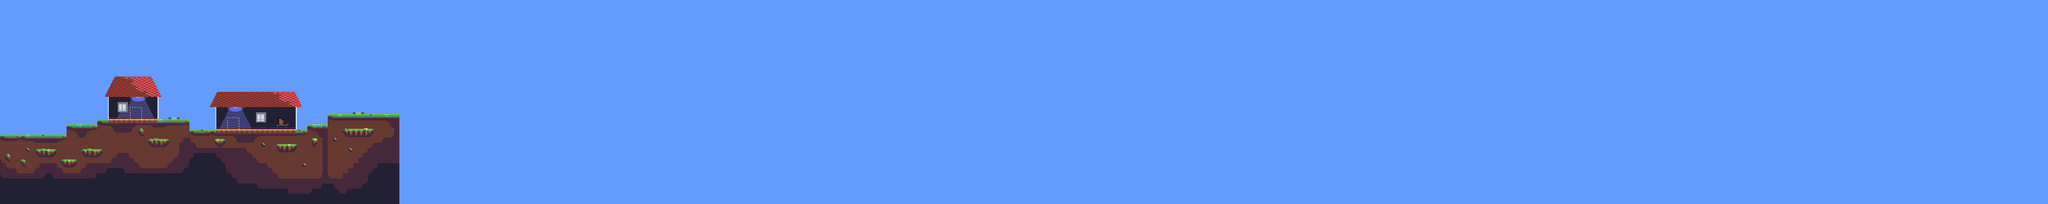

A level layout from a 2D game, rendered from its tile map. Below: a short description, then the map file with tile-grid data replaced by summaries:
An orthogonal 400x40 tile map with 8x8 px tiles, 3 tile layers (overworld_tm, my_house_tm, woodcarver_tm), 2 tilesets and 17 objects (5x wall, 4x door, 3x fact, 2x artifact, 2x offset, ...).

<map version="1.0" orientation="orthogonal" renderorder="right-down" width="400" height="40" tilewidth="8" tileheight="8" backgroundcolor="#639bff" nextobjectid="57">
 <tileset firstgid="1" name="atlas" tilewidth="8" tileheight="8" tilecount="1024" columns="32">
  <image source="../../gfx/atlas.bmp" trans="ff00ff" width="256" height="256" />
  <terraintypes>
   <terrain name="floor" tile="-1" />
  </terraintypes>
  <tile id="64" terrain="0,0,0,0" />
  <tile id="65" terrain="0,0,0,0" />
  <tile id="66" terrain="0,0,0,0" />
  <tile id="70" terrain="0,0,0,0" />
  <tile id="96" terrain="0,0,0,0" />
  <tile id="97" terrain="0,0,0,0" />
  <tile id="98" terrain="0,0,0,0" />
  <tile id="128" terrain="0,0,0,0" />
  <tile id="129" terrain="0,0,0,0" />
  <tile id="130" terrain="0,0,0,0" />
  <tile id="793" terrain="0,0,0,0" />
  <tile id="795" terrain="0,0,0,0" />
  <tile id="797" terrain="0,0,0,0" />
  <tile id="798" terrain="0,0,0,0" />
  <tile id="841" terrain="0,0,0,0" />
  <tile id="842" terrain="0,0,0,0" />
  <tile id="844" terrain="0,0,0,0" />
  <tile id="845" terrain="0,0,0,0" />
  <tile id="859" terrain="0,0,0,0" />
  <tile id="860" terrain="0,0,0,0" />
  <tile id="861" terrain="0,0,0,0" />
  <tile id="862" terrain="0,0,0,0" />
  <tile id="866" terrain="0,0,0,0" />
  <tile id="867" terrain="0,0,0,0" />
  <tile id="868" terrain="0,0,0,0" />
  <tile id="869" terrain="0,0,0,0" />
  <tile id="872" terrain="0,0,0,0" />
  <tile id="873" terrain="0,0,0,0" />
  <tile id="874" terrain="0,0,0,0" />
  <tile id="875" terrain="0,0,0,0" />
  <tile id="904" terrain="0,0,0,0" />
  <tile id="905" terrain="0,0,0,0" />
  <tile id="906" terrain="0,0,0,0" />
  <tile id="907" terrain="0,0,0,0" />
  <tile id="908" terrain="0,0,0,0" />
  <tile id="909" terrain="0,0,0,0" />
  <tile id="910" terrain="0,0,0,0" />
  <tile id="911" terrain="0,0,0,0" />
  <tile id="912" terrain="0,0,0,0" />
  <tile id="913" terrain="0,0,0,0" />
  <tile id="923" terrain="0,0,0,0" />
  <tile id="930" terrain="0,0,0,0" />
  <tile id="931" terrain="0,0,0,0" />
  <tile id="932" terrain="0,0,0,0" />
  <tile id="933" terrain="0,0,0,0" />
  <tile id="934" terrain="0,0,0,0" />
  <tile id="936" terrain=",,0,0" />
  <tile id="937" terrain=",,0,0" />
  <tile id="938" terrain=",,0,0" />
  <tile id="939" terrain=",,0,0" />
  <tile id="961" terrain="0,0,0,0" />
  <tile id="962" terrain="0,0,0,0" />
  <tile id="963" terrain="0,0,0,0" />
  <tile id="964" terrain="0,0,0,0" />
  <tile id="965" terrain="0,0,0,0" />
  <tile id="966" terrain="0,0,0,0" />
  <tile id="968" terrain="0,0,0,0" />
  <tile id="969" terrain="0,0,0,0" />
  <tile id="970" terrain="0,0,0,0" />
  <tile id="971" terrain="0,0,0,0" />
  <tile id="993" terrain="0,0,0,0" />
  <tile id="994" terrain="0,0,0,0" />
  <tile id="995" terrain="0,0,0,0" />
  <tile id="996" terrain="0,0,0,0" />
  <tile id="997" terrain="0,0,0,0" />
  <tile id="998" terrain="0,0,0,0" />
  <tile id="1000" terrain="0,0,0,0" />
  <tile id="1001" terrain="0,0,0,0" />
  <tile id="1002" terrain="0,0,0,0" />
  <tile id="1005" terrain="0,0,0,0" />
  <tile id="1006" terrain="0,0,0,0" />
  <tile id="1007" terrain="0,0,0,0" />
  <tile id="1008" terrain="0,0,0,0" />
  <tile id="1010" terrain="0,0,0,0" />
  <tile id="1011" terrain="0,0,0,0" />
  <tile id="1013" terrain="0,0,0,0" />
  <tile id="1014" terrain="0,0,0,0" />
  <tile id="1015" terrain="0,0,0,0" />
  <tile id="1016" terrain="0,0,0,0" />
  <tile id="1017" terrain="0,0,0,0" />
  <tile id="1018" terrain="0,0,0,0" />
  <tile id="1019" terrain="0,0,0,0" />
  <tile id="1020" terrain="0,0,0,0" />
  <tile id="1021" terrain="0,0,0,0" />
 </tileset>
 <tileset firstgid="1025" name="atlas 16x16" tilewidth="16" tileheight="16" tilecount="256" columns="16">
  <image source="../../gfx/atlas.bmp" trans="ff00ff" width="256" height="256" />
 </tileset>
 <layer name="overworld_tm" width="400" height="40">
  <properties>
   <property name="height" value="39" />
   <property name="width" value="77" />
  </properties>
  <data>[16000 cells, 1441 non-empty, 86 distinct tile ids]</data>
 </layer>
 <objectgroup name="overworld_obj">
  <object id="32" name="my_house" type="fact" x="168" y="147" width="80" height="40">
   <properties>
    <property name="flavor-0" value="&quot;THIS IS MY HOUSE&quot;" />
    <property name="flavor-1" value="&quot;NOTHING SPECIAL ABOUT IT. JUST A REGULAR HOUSE...&quot;" />
    <property name="id" value="my_house" />
   </properties>
  </object>
  <object id="33" name="door_my_house" type="door" x="202" y="167" width="20" height="20">
   <properties>
    <property name="target" value="lvl/my_house_obj.gfm" />
   </properties>
  </object>
  <object id="40" name="wall" type="wall" x="-32" y="0" width="32" height="296" />
  <object id="46" name="woodcarver_house" type="fact" x="336" y="164" width="128" height="40">
   <properties>
    <property name="flavor-0" value="&quot;THIS HOUSE IS USUALLY QUITE NOISY...&quot;" />
    <property name="flavor-1" value="&quot;MAKES ME WONDER ABOUT WHAT ITS OWNER IS ALWAYS DOING...&quot;" />
    <property name="flavor-2" value="&quot;THIS IS THE ARTISTS BLOCK, AFTER ALL.&quot;" />
    <property name="flavor-3" value="&quot;MAYBE A LITTLE \&quot;INVESTIGATION\&quot; WOULDN'T HARM...&quot;" />
    <property name="id" value="woodcarver_house" />
   </properties>
  </object>
  <object id="47" name="dog_statue" type="artifact" x="264" y="168" width="16" height="16">
   <properties>
    <property name="flavor-0" value="&quot;THIS DOG STATUE APPEARED ONE DAY.&quot;" />
    <property name="flavor-1" value="&quot;I QUITE LIKE IT. BUT I WONDER WHO MADE IT...&quot;" />
    <property name="flavor-2" value="&quot;IT DOES LOOKS LIKE ITS WATCHING OVER SOMETHING!&quot;" />
    <property name="flavor-3" value="&quot;MAYBE SOMEONE AT THE EXPOSITION WILL KNOW ABOUT IT!&quot;" />
    <property name="frame" value="80" />
    <property name="id" value="dog" />
   </properties>
  </object>
  <object id="48" name="door_woodc" type="door" x="354" y="183" width="20" height="20">
   <properties>
    <property name="target" value="lvl/woodcarver_obj.gfm" />
   </properties>
  </object>
  <object id="55" name="bird_statue" type="artifact" x="552" y="160" width="16" height="16">
   <properties>
    <property name="flavor-0" value="&quot;ANOTHER WOOD STATUE.&quot;" />
    <property name="flavor-1" value="&quot;IS THIS A... WRESTLER BIRD?&quot;" />
    <property name="flavor-2" value="&quot;HAHA. IT LOOKS LIKE IT'S ABOUT TO JUMP OFF.&quot;" />
    <property name="frame" value="81" />
    <property name="id" value="bird" />
   </properties>
  </object>
  </objectgroup>
 <layer name="my_house_tm" width="400" height="40" offsetx="168" offsety="144">
  <properties>
   <property name="height" value="5" />
   <property name="width" value="9" />
  </properties>
  <data>[16000 cells, 50 non-empty, 26 distinct tile ids]</data>
 </layer>
 <objectgroup name="my_house_obj" offsetx="168" offsety="144">
  <!-- 4 objects omitted --></objectgroup>
 <layer name="woodcarver_tm" width="400" height="40" offsetx="336" offsety="168">
  <properties>
   <property name="height" value="4" />
   <property name="width" value="15" />
  </properties>
  <data>[16000 cells, 80 non-empty, 36 distinct tile ids]</data>
 </layer>
 <objectgroup name="woodcarver_obj" offsetx="336" offsety="168">
  <!-- 5 objects omitted --></objectgroup>
</map>
<!-- 10 of 17 objects omitted -->
